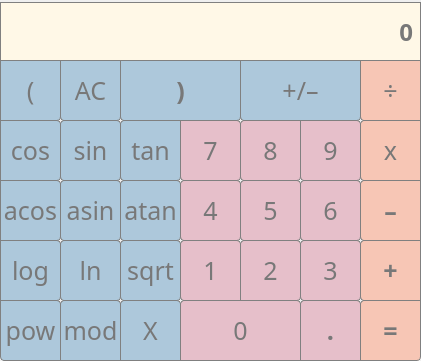
<?xml version="1.0" encoding="UTF-8"?>
<ui version="4.0">
 <class>MainWindow</class>
 <widget class="QMainWindow" name="MainWindow">
  <property name="geometry">
   <rect>
    <x>0</x>
    <y>0</y>
    <width>421</width>
    <height>361</height>
   </rect>
  </property>
  <property name="windowTitle">
   <string>MainWindow</string>
  </property>
  <widget class="QWidget" name="centralwidget">
   <widget class="QLabel" name="input_string">
    <property name="geometry">
     <rect>
      <x>0</x>
      <y>2</y>
      <width>421</width>
      <height>59</height>
     </rect>
    </property>
    <property name="font">
     <font>
      <family>Didot</family>
      <pointsize>18</pointsize>
      <bold>true</bold>
     </font>
    </property>
    <property name="styleSheet">
     <string notr="true">QLabel { 
	background-color: rgb(255, 248, 231);
	color: rgb(120, 120, 120);
 	border: 1px solid  gray;
	border-radius: 6px;
	border-bottom-right-radius: 0px;
	border-bottom-left-radius: 0px;
	border-top-right-radius: 0px;
	border-top-left-radius: 0px;
}</string>
    </property>
    <property name="text">
     <string>0</string>
    </property>
    <property name="alignment">
     <set>Qt::AlignRight|Qt::AlignTrailing|Qt::AlignVCenter</set>
    </property>
   </widget>
   <widget class="QPushButton" name="pushButton_leftbracket">
    <property name="geometry">
     <rect>
      <x>0</x>
      <y>60</y>
      <width>61</width>
      <height>61</height>
     </rect>
    </property>
    <property name="font">
     <font>
      <family>Didot</family>
      <pointsize>19</pointsize>
      <bold>false</bold>
     </font>
    </property>
    <property name="styleSheet">
     <string notr="true">QPushButton {
	border-color: gray;
 	border-width: 1px;
 	border-style: solid;
	border-radius: 4px;
	border-bottom: 1px solid gray;
	border-bottom-left-radius: 0px;
	border-top-left-radius: 0px;
	border-top-right-radius: 0px;
	background-color: rgb(173,200,219);
	color: rgb(120, 120, 120);
}

QPushButton:pressed {
    background-color: qlineargradient(x1: 0, y1: 0, x2: 0, y2: 1,
                                      stop: 0 #dadbde, stop: 1 #f6f7fa);
}</string>
    </property>
    <property name="text">
     <string>(</string>
    </property>
   </widget>
   <widget class="QPushButton" name="pushButton_division">
    <property name="geometry">
     <rect>
      <x>360</x>
      <y>60</y>
      <width>61</width>
      <height>61</height>
     </rect>
    </property>
    <property name="font">
     <font>
      <family>Didot</family>
      <pointsize>19</pointsize>
      <bold>false</bold>
     </font>
    </property>
    <property name="styleSheet">
     <string notr="true">QPushButton {
	border-color: gray;
 	border-width: 1px;
 	border-style: solid;
	border-radius: 4px;
	border-bottom-right-radius: 0px;
	border-top-right-radius: 0px;
	border-top-left-radius: 0px;
	background-color: rgb(247,198,181);
	color: rgb(120, 120, 120);
}

QPushButton:pressed {
    background-color: qlineargradient(x1: 0, y1: 0, x2: 0, y2: 1,
                                      stop: 0 #dadbde, stop: 1 #f6f7fa);
}</string>
    </property>
    <property name="text">
     <string>÷</string>
    </property>
   </widget>
   <widget class="QPushButton" name="pushButton_AC">
    <property name="geometry">
     <rect>
      <x>60</x>
      <y>60</y>
      <width>61</width>
      <height>61</height>
     </rect>
    </property>
    <property name="font">
     <font>
      <family>Didot</family>
      <pointsize>19</pointsize>
      <bold>false</bold>
     </font>
    </property>
    <property name="styleSheet">
     <string notr="true">QPushButton {
	border-color: gray;
 	border-width: 1px;
 	border-style: solid;
	border-radius: 4px;
	border-bottom: 1px solid gray;
	border-top-left-radius: 0px;
	border-top-right-radius: 0px;
	background-color: rgb(173,200,219);
	color: rgb(120, 120, 120);
}

QPushButton:pressed {
    background-color: qlineargradient(x1: 0, y1: 0, x2: 0, y2: 1,
                                      stop: 0 #dadbde, stop: 1 #f6f7fa);
}</string>
    </property>
    <property name="text">
     <string>AC</string>
    </property>
   </widget>
   <widget class="QPushButton" name="pushButton_rightbracket">
    <property name="geometry">
     <rect>
      <x>120</x>
      <y>60</y>
      <width>121</width>
      <height>61</height>
     </rect>
    </property>
    <property name="font">
     <font>
      <family>Didot</family>
      <pointsize>19</pointsize>
      <bold>true</bold>
     </font>
    </property>
    <property name="styleSheet">
     <string notr="true">QPushButton {
	border-color: gray;
 	border-width: 1px;
 	border-style: solid;
	border-radius: 4px;
	border-bottom: 1px solid gray;
	border-top-left-radius: 0px;
	border-top-right-radius: 0px;
	background-color: rgb(173,200,219);
	color: rgb(120, 120, 120);
}

QPushButton:pressed {
    background-color: qlineargradient(x1: 0, y1: 0, x2: 0, y2: 1,
                                      stop: 0 #dadbde, stop: 1 #f6f7fa);
}</string>
    </property>
    <property name="text">
     <string>)</string>
    </property>
   </widget>
   <widget class="QPushButton" name="pushButton_unaryminus">
    <property name="geometry">
     <rect>
      <x>240</x>
      <y>60</y>
      <width>121</width>
      <height>61</height>
     </rect>
    </property>
    <property name="font">
     <font>
      <family>Didot</family>
      <pointsize>19</pointsize>
      <bold>false</bold>
     </font>
    </property>
    <property name="styleSheet">
     <string notr="true">QPushButton {
	border-color: gray;
 	border-width: 1px;
 	border-style: solid;
	border-radius: 4px;
	border-bottom: 1px solid gray;
	border-top-left-radius: 0px;
	border-top-right-radius: 0px;
	background-color: rgb(173,200,219);
	color: rgb(120, 120, 120);
}

QPushButton:pressed {
    background-color: qlineargradient(x1: 0, y1: 0, x2: 0, y2: 1,
                                      stop: 0 #dadbde, stop: 1 #f6f7fa);
}</string>
    </property>
    <property name="text">
     <string>+/–</string>
    </property>
   </widget>
   <widget class="QPushButton" name="pushButton_five">
    <property name="geometry">
     <rect>
      <x>240</x>
      <y>180</y>
      <width>61</width>
      <height>61</height>
     </rect>
    </property>
    <property name="font">
     <font>
      <family>Didot</family>
      <pointsize>19</pointsize>
     </font>
    </property>
    <property name="styleSheet">
     <string notr="true">QPushButton {
	border-color: gray;
 	border-width: 1px;
 	border-style: solid;
	border-radius: 4px;
	background-color: rgb(230,191,202);
	color: rgb(120, 120, 120);
}

QPushButton:pressed {
    background-color: qlineargradient(x1: 0, y1: 0, x2: 0, y2: 1,
                                      stop: 0 #dadbde, stop: 1 #f6f7fa);
}</string>
    </property>
    <property name="text">
     <string>5</string>
    </property>
   </widget>
   <widget class="QPushButton" name="pushButton_minus">
    <property name="geometry">
     <rect>
      <x>360</x>
      <y>180</y>
      <width>61</width>
      <height>61</height>
     </rect>
    </property>
    <property name="font">
     <font>
      <family>Didot</family>
      <pointsize>19</pointsize>
      <bold>true</bold>
     </font>
    </property>
    <property name="styleSheet">
     <string notr="true">QPushButton {
	border-color: gray;
 	border-width: 1px;
 	border-style: solid;
	border-radius: 4px;
	border-bottom-right-radius: 0px;
	border-top-right-radius: 0px;
	background-color: rgb(247,198,181);
	color: rgb(120, 120, 120);
}

QPushButton:pressed {
    background-color: qlineargradient(x1: 0, y1: 0, x2: 0, y2: 1,
                                      stop: 0 #dadbde, stop: 1 #f6f7fa);
}</string>
    </property>
    <property name="text">
     <string>–</string>
    </property>
   </widget>
   <widget class="QPushButton" name="pushButton_seven">
    <property name="geometry">
     <rect>
      <x>180</x>
      <y>120</y>
      <width>61</width>
      <height>61</height>
     </rect>
    </property>
    <property name="font">
     <font>
      <family>Didot</family>
      <pointsize>19</pointsize>
     </font>
    </property>
    <property name="styleSheet">
     <string notr="true">QPushButton {
	border-color: gray;
 	border-width: 1px;
 	border-style: solid;
	border-radius: 4px;
	border-top-left-radius: 0px;
	background-color: rgb(230,191,202);
	color: rgb(120, 120, 120);
}

QPushButton:pressed {
    background-color: qlineargradient(x1: 0, y1: 0, x2: 0, y2: 1,
                                      stop: 0 #dadbde, stop: 1 #f6f7fa);
}</string>
    </property>
    <property name="text">
     <string>7</string>
    </property>
   </widget>
   <widget class="QPushButton" name="pushButton_acos">
    <property name="geometry">
     <rect>
      <x>0</x>
      <y>180</y>
      <width>61</width>
      <height>61</height>
     </rect>
    </property>
    <property name="font">
     <font>
      <family>Didot</family>
      <pointsize>19</pointsize>
      <bold>false</bold>
     </font>
    </property>
    <property name="styleSheet">
     <string notr="true">QPushButton {
	border-color: gray;
 	border-width: 1px;
 	border-style: solid;
	border-radius: 4px;
	border-bottom: 1px solid gray;
	border-bottom-left-radius: 0px;
	border-top-left-radius: 0px;
	background-color: rgb(173,200,219);
	color: rgb(120, 120, 120);
}

QPushButton:pressed {
    background-color: qlineargradient(x1: 0, y1: 0, x2: 0, y2: 1,
                                      stop: 0 #dadbde, stop: 1 #f6f7fa);
}</string>
    </property>
    <property name="text">
     <string>acos</string>
    </property>
   </widget>
   <widget class="QPushButton" name="pushButton_atan">
    <property name="geometry">
     <rect>
      <x>120</x>
      <y>180</y>
      <width>61</width>
      <height>61</height>
     </rect>
    </property>
    <property name="font">
     <font>
      <family>Didot</family>
      <pointsize>19</pointsize>
      <bold>false</bold>
     </font>
    </property>
    <property name="styleSheet">
     <string notr="true">QPushButton {
	border-color: gray;
 	border-width: 1px;
 	border-style: solid;
	border-radius: 4px;
	border-bottom: 1px solid gray;
	background-color: rgb(173,200,219);
	color: rgb(120, 120, 120);
}

QPushButton:pressed {
    background-color: qlineargradient(x1: 0, y1: 0, x2: 0, y2: 1,
                                      stop: 0 #dadbde, stop: 1 #f6f7fa);
}</string>
    </property>
    <property name="text">
     <string>atan</string>
    </property>
   </widget>
   <widget class="QPushButton" name="pushButton_asin">
    <property name="geometry">
     <rect>
      <x>60</x>
      <y>180</y>
      <width>61</width>
      <height>61</height>
     </rect>
    </property>
    <property name="font">
     <font>
      <family>Didot</family>
      <pointsize>19</pointsize>
      <bold>false</bold>
     </font>
    </property>
    <property name="styleSheet">
     <string notr="true">QPushButton {
	border-color: gray;
 	border-width: 1px;
 	border-style: solid;
	border-radius: 4px;
	border-bottom: 1px solid gray;
	background-color: rgb(173,200,219);
	color: rgb(120, 120, 120);
}

QPushButton:pressed {
    background-color: qlineargradient(x1: 0, y1: 0, x2: 0, y2: 1,
                                      stop: 0 #dadbde, stop: 1 #f6f7fa);
}</string>
    </property>
    <property name="text">
     <string>asin</string>
    </property>
   </widget>
   <widget class="QPushButton" name="pushButton_six">
    <property name="geometry">
     <rect>
      <x>300</x>
      <y>180</y>
      <width>61</width>
      <height>61</height>
     </rect>
    </property>
    <property name="font">
     <font>
      <family>Didot</family>
      <pointsize>19</pointsize>
     </font>
    </property>
    <property name="styleSheet">
     <string notr="true">QPushButton {
	border-color: gray;
 	border-width: 1px;
 	border-style: solid;
	border-radius: 4px;
	background-color: rgb(230,191,202);
	color: rgb(120, 120, 120);
}

QPushButton:pressed {
    background-color: qlineargradient(x1: 0, y1: 0, x2: 0, y2: 1,
                                      stop: 0 #dadbde, stop: 1 #f6f7fa);
}</string>
    </property>
    <property name="text">
     <string>6</string>
    </property>
   </widget>
   <widget class="QPushButton" name="pushButton_two">
    <property name="geometry">
     <rect>
      <x>240</x>
      <y>240</y>
      <width>61</width>
      <height>61</height>
     </rect>
    </property>
    <property name="font">
     <font>
      <family>Didot</family>
      <pointsize>19</pointsize>
     </font>
    </property>
    <property name="styleSheet">
     <string notr="true">QPushButton {
	border-color: gray;
 	border-width: 1px;
 	border-style: solid;
	border-radius: 4px;
	border-bottom-left-radius: 0px;
	background-color: rgb(230,191,202);
	color: rgb(120, 120, 120);
}

QPushButton:pressed {
    background-color: qlineargradient(x1: 0, y1: 0, x2: 0, y2: 1,
                                      stop: 0 #dadbde, stop: 1 #f6f7fa);
}</string>
    </property>
    <property name="text">
     <string>2</string>
    </property>
   </widget>
   <widget class="QPushButton" name="pushButton_plus">
    <property name="geometry">
     <rect>
      <x>360</x>
      <y>240</y>
      <width>61</width>
      <height>61</height>
     </rect>
    </property>
    <property name="font">
     <font>
      <family>Didot</family>
      <pointsize>19</pointsize>
      <bold>true</bold>
     </font>
    </property>
    <property name="styleSheet">
     <string notr="true">QPushButton {
	border-color: gray;
 	border-width: 1px;
 	border-style: solid;
	border-radius: 4px;
	border-bottom-right-radius: 0px;
	border-top-right-radius: 0px;
	background-color: rgb(247,198,181);
	color: rgb(120, 120, 120);
}

QPushButton:pressed {
    background-color: qlineargradient(x1: 0, y1: 0, x2: 0, y2: 1,
                                      stop: 0 #dadbde, stop: 1 #f6f7fa);
}</string>
    </property>
    <property name="text">
     <string>+</string>
    </property>
   </widget>
   <widget class="QPushButton" name="pushButton_one">
    <property name="geometry">
     <rect>
      <x>180</x>
      <y>240</y>
      <width>61</width>
      <height>61</height>
     </rect>
    </property>
    <property name="font">
     <font>
      <family>Didot</family>
      <pointsize>19</pointsize>
     </font>
    </property>
    <property name="styleSheet">
     <string notr="true">QPushButton {
	border-color: gray;
 	border-width: 1px;
 	border-style: solid;
	border-radius: 4px;
	border-bottom-right-radius: 0px;
	background-color: rgb(230,191,202);
	color: rgb(120, 120, 120);
}

QPushButton:pressed {
    background-color: qlineargradient(x1: 0, y1: 0, x2: 0, y2: 1,
                                      stop: 0 #dadbde, stop: 1 #f6f7fa);
}</string>
    </property>
    <property name="text">
     <string>1</string>
    </property>
   </widget>
   <widget class="QPushButton" name="pushButton_sqrt">
    <property name="geometry">
     <rect>
      <x>120</x>
      <y>240</y>
      <width>61</width>
      <height>61</height>
     </rect>
    </property>
    <property name="font">
     <font>
      <family>Didot</family>
      <pointsize>19</pointsize>
      <bold>false</bold>
     </font>
    </property>
    <property name="styleSheet">
     <string notr="true">QPushButton {
	border-color: gray;
 	border-width: 1px;
 	border-style: solid;
	border-radius: 4px;
	border-bottom: 1px solid gray;
	background-color: rgb(173,200,219);
	color: rgb(120, 120, 120);
}

QPushButton:pressed {
    background-color: qlineargradient(x1: 0, y1: 0, x2: 0, y2: 1,
                                      stop: 0 #dadbde, stop: 1 #f6f7fa);
}</string>
    </property>
    <property name="text">
     <string>sqrt</string>
    </property>
   </widget>
   <widget class="QPushButton" name="pushButton_log">
    <property name="geometry">
     <rect>
      <x>0</x>
      <y>240</y>
      <width>61</width>
      <height>61</height>
     </rect>
    </property>
    <property name="font">
     <font>
      <family>Didot</family>
      <pointsize>19</pointsize>
      <bold>false</bold>
     </font>
    </property>
    <property name="styleSheet">
     <string notr="true">QPushButton {
	border-color: gray;
 	border-width: 1px;
 	border-style: solid;
	border-radius: 4px;
	border-bottom: 1px solid gray;
	border-bottom-left-radius: 0px;
	border-top-left-radius: 0px;
	background-color: rgb(173,200,219);
	color: rgb(120, 120, 120);
}

QPushButton:pressed {
    background-color: qlineargradient(x1: 0, y1: 0, x2: 0, y2: 1,
                                      stop: 0 #dadbde, stop: 1 #f6f7fa);
}</string>
    </property>
    <property name="text">
     <string>log</string>
    </property>
   </widget>
   <widget class="QPushButton" name="pushButton_ln">
    <property name="geometry">
     <rect>
      <x>60</x>
      <y>240</y>
      <width>61</width>
      <height>61</height>
     </rect>
    </property>
    <property name="font">
     <font>
      <family>Didot</family>
      <pointsize>19</pointsize>
      <bold>false</bold>
     </font>
    </property>
    <property name="styleSheet">
     <string notr="true">QPushButton {
	border-color: gray;
 	border-width: 1px;
 	border-style: solid;
	border-radius: 4px;
	border-bottom: 1px solid gray;
	background-color: rgb(173,200,219);
	color: rgb(120, 120, 120);
}

QPushButton:pressed {
    background-color: qlineargradient(x1: 0, y1: 0, x2: 0, y2: 1,
                                      stop: 0 #dadbde, stop: 1 #f6f7fa);
}</string>
    </property>
    <property name="text">
     <string>ln</string>
    </property>
   </widget>
   <widget class="QPushButton" name="pushButton_three">
    <property name="geometry">
     <rect>
      <x>300</x>
      <y>240</y>
      <width>61</width>
      <height>61</height>
     </rect>
    </property>
    <property name="font">
     <font>
      <family>Didot</family>
      <pointsize>19</pointsize>
     </font>
    </property>
    <property name="styleSheet">
     <string notr="true">QPushButton {
	border-color: gray;
 	border-width: 1px;
 	border-style: solid;
	border-radius: 4px;
	background-color: rgb(230,191,202);
	color: rgb(120, 120, 120);
}

QPushButton:pressed {
    background-color: qlineargradient(x1: 0, y1: 0, x2: 0, y2: 1,
                                      stop: 0 #dadbde, stop: 1 #f6f7fa);
}</string>
    </property>
    <property name="text">
     <string>3</string>
    </property>
   </widget>
   <widget class="QPushButton" name="pushButton_four">
    <property name="geometry">
     <rect>
      <x>180</x>
      <y>180</y>
      <width>61</width>
      <height>61</height>
     </rect>
    </property>
    <property name="font">
     <font>
      <family>Didot</family>
      <pointsize>19</pointsize>
     </font>
    </property>
    <property name="styleSheet">
     <string notr="true">QPushButton {
	border-color: gray;
 	border-width: 1px;
 	border-style: solid;
	border-radius: 4px;
	background-color: rgb(230,191,202);
	color: rgb(120, 120, 120);
}

QPushButton:pressed {
    background-color: qlineargradient(x1: 0, y1: 0, x2: 0, y2: 1,
                                      stop: 0 #dadbde, stop: 1 #f6f7fa);
}</string>
    </property>
    <property name="text">
     <string>4</string>
    </property>
   </widget>
   <widget class="QPushButton" name="pushButton_multiply">
    <property name="geometry">
     <rect>
      <x>360</x>
      <y>120</y>
      <width>61</width>
      <height>61</height>
     </rect>
    </property>
    <property name="font">
     <font>
      <family>Didot</family>
      <pointsize>19</pointsize>
      <bold>false</bold>
     </font>
    </property>
    <property name="styleSheet">
     <string notr="true">QPushButton {
	border-color: gray;
 	border-width: 1px;
 	border-style: solid;
	border-radius: 4px;
	border-bottom-right-radius: 0px;
	border-top-right-radius: 0px;
	background-color: rgb(247,198,181);
	color: rgb(120, 120, 120);
}

QPushButton:pressed {
    background-color: qlineargradient(x1: 0, y1: 0, x2: 0, y2: 1,
                                      stop: 0 #dadbde, stop: 1 #f6f7fa);
}</string>
    </property>
    <property name="text">
     <string>x</string>
    </property>
   </widget>
   <widget class="QPushButton" name="pushButton_eight">
    <property name="geometry">
     <rect>
      <x>240</x>
      <y>120</y>
      <width>61</width>
      <height>61</height>
     </rect>
    </property>
    <property name="font">
     <font>
      <family>Didot</family>
      <pointsize>19</pointsize>
     </font>
    </property>
    <property name="styleSheet">
     <string notr="true">QPushButton {
	border-color: gray;
 	border-width: 1px;
 	border-style: solid;
	border-radius: 4px;
	border-top-right-radius: 0px;
	background-color: rgb(230,191,202);
	color: rgb(120, 120, 120);
}

QPushButton:pressed {
    background-color: qlineargradient(x1: 0, y1: 0, x2: 0, y2: 1,
                                      stop: 0 #dadbde, stop: 1 #f6f7fa);
}</string>
    </property>
    <property name="text">
     <string>8</string>
    </property>
   </widget>
   <widget class="QPushButton" name="pushButton_cos">
    <property name="geometry">
     <rect>
      <x>0</x>
      <y>120</y>
      <width>61</width>
      <height>61</height>
     </rect>
    </property>
    <property name="font">
     <font>
      <family>Didot</family>
      <pointsize>19</pointsize>
      <bold>false</bold>
     </font>
    </property>
    <property name="styleSheet">
     <string notr="true">QPushButton {
	border-color: gray;
 	border-width: 1px;
 	border-style: solid;
	border-radius: 4px;
	border-bottom: 1px solid gray;
	border-bottom-left-radius: 0px;
	border-top-left-radius: 0px;
	background-color: rgb(173,200,219);
	color: rgb(120, 120, 120);
}

QPushButton:pressed {
    background-color: qlineargradient(x1: 0, y1: 0, x2: 0, y2: 1,
                                      stop: 0 #dadbde, stop: 1 #f6f7fa);
}</string>
    </property>
    <property name="text">
     <string>cos</string>
    </property>
   </widget>
   <widget class="QPushButton" name="pushButton_tan">
    <property name="geometry">
     <rect>
      <x>120</x>
      <y>120</y>
      <width>61</width>
      <height>61</height>
     </rect>
    </property>
    <property name="font">
     <font>
      <family>Didot</family>
      <pointsize>19</pointsize>
      <bold>false</bold>
     </font>
    </property>
    <property name="styleSheet">
     <string notr="true">QPushButton {
	border-color: gray;
 	border-width: 1px;
 	border-style: solid;
	border-radius: 4px;
	border-bottom: 1px solid gray;
	border-top-right-radius: 0px;
	background-color: rgb(173,200,219);
	color: rgb(120, 120, 120);
}

QPushButton:pressed {
    background-color: qlineargradient(x1: 0, y1: 0, x2: 0, y2: 1,
                                      stop: 0 #dadbde, stop: 1 #f6f7fa);
}</string>
    </property>
    <property name="text">
     <string>tan</string>
    </property>
   </widget>
   <widget class="QPushButton" name="pushButton_sin">
    <property name="geometry">
     <rect>
      <x>60</x>
      <y>120</y>
      <width>61</width>
      <height>61</height>
     </rect>
    </property>
    <property name="font">
     <font>
      <family>Didot</family>
      <pointsize>19</pointsize>
      <bold>false</bold>
     </font>
    </property>
    <property name="styleSheet">
     <string notr="true">QPushButton {
	border-color: gray;
 	border-width: 1px;
 	border-style: solid;
	border-radius: 4px;
	border-bottom: 1px solid gray;
	background-color: rgb(173,200,219);
	color: rgb(120, 120, 120);
}

QPushButton:pressed {
    background-color: qlineargradient(x1: 0, y1: 0, x2: 0, y2: 1,
                                      stop: 0 #dadbde, stop: 1 #f6f7fa);
}</string>
    </property>
    <property name="text">
     <string>sin</string>
    </property>
   </widget>
   <widget class="QPushButton" name="pushButton_nine">
    <property name="geometry">
     <rect>
      <x>300</x>
      <y>120</y>
      <width>61</width>
      <height>61</height>
     </rect>
    </property>
    <property name="font">
     <font>
      <family>Didot</family>
      <pointsize>19</pointsize>
     </font>
    </property>
    <property name="styleSheet">
     <string notr="true">QPushButton {
	border-color: gray;
 	border-width: 1px;
 	border-style: solid;
	border-radius: 4px;
	border-top-left-radius: 0px;
	background-color: rgb(230,191,202);
	color: rgb(120, 120, 120);
}

QPushButton:pressed {
    background-color: qlineargradient(x1: 0, y1: 0, x2: 0, y2: 1,
                                      stop: 0 #dadbde, stop: 1 #f6f7fa);
}</string>
    </property>
    <property name="text">
     <string>9</string>
    </property>
   </widget>
   <widget class="QPushButton" name="pushButton_equally">
    <property name="geometry">
     <rect>
      <x>360</x>
      <y>300</y>
      <width>61</width>
      <height>61</height>
     </rect>
    </property>
    <property name="font">
     <font>
      <family>Didot</family>
      <pointsize>19</pointsize>
      <bold>true</bold>
     </font>
    </property>
    <property name="styleSheet">
     <string notr="true">QPushButton {
	border-color: gray;
 	border-width: 1px;
 	border-style: solid;
	border-radius: 4px;
	border-bottom-left-radius: 0px;
	border-top-right-radius: 0px;
	background-color: rgb(247,198,181);
	color: rgb(120, 120, 120);
}

QPushButton:pressed {
    background-color: qlineargradient(x1: 0, y1: 0, x2: 0, y2: 1,
                                      stop: 0 #dadbde, stop: 1 #f6f7fa);
}</string>
    </property>
    <property name="text">
     <string>=</string>
    </property>
   </widget>
   <widget class="QPushButton" name="pushButton_zero">
    <property name="geometry">
     <rect>
      <x>180</x>
      <y>300</y>
      <width>121</width>
      <height>61</height>
     </rect>
    </property>
    <property name="font">
     <font>
      <family>Didot</family>
      <pointsize>19</pointsize>
     </font>
    </property>
    <property name="styleSheet">
     <string notr="true">QPushButton {
	border-color: gray;
 	border-width: 1px;
 	border-style: solid;
	border-radius: 4px;
	border-bottom: 1px solid gray;
	border-bottom-right-radius: 0px;
	border-bottom-left-radius: 0px;
	background-color: rgb(230,191,202);
	color: rgb(120, 120, 120);
}

QPushButton:pressed {
    background-color: qlineargradient(x1: 0, y1: 0, x2: 0, y2: 1,
                                      stop: 0 #dadbde, stop: 1 #f6f7fa);
}</string>
    </property>
    <property name="text">
     <string>0</string>
    </property>
   </widget>
   <widget class="QPushButton" name="pushButton_mod">
    <property name="geometry">
     <rect>
      <x>60</x>
      <y>300</y>
      <width>61</width>
      <height>61</height>
     </rect>
    </property>
    <property name="font">
     <font>
      <family>Didot</family>
      <pointsize>19</pointsize>
      <bold>false</bold>
     </font>
    </property>
    <property name="styleSheet">
     <string notr="true">QPushButton {
	border-color: gray;
 	border-width: 1px;
 	border-style: solid;
	border-radius: 4px;
	border-bottom: 1px solid gray;
	border-bottom-right-radius: 0px;
	border-bottom-left-radius: 0px;
	background-color: rgb(173,200,219);
	color: rgb(120, 120, 120);
}

QPushButton:pressed {
    background-color: qlineargradient(x1: 0, y1: 0, x2: 0, y2: 1,
                                      stop: 0 #dadbde, stop: 1 #f6f7fa);
}</string>
    </property>
    <property name="text">
     <string>mod</string>
    </property>
   </widget>
   <widget class="QPushButton" name="pushButton_X">
    <property name="geometry">
     <rect>
      <x>120</x>
      <y>300</y>
      <width>61</width>
      <height>61</height>
     </rect>
    </property>
    <property name="font">
     <font>
      <family>Didot</family>
      <pointsize>19</pointsize>
      <bold>false</bold>
     </font>
    </property>
    <property name="styleSheet">
     <string notr="true">QPushButton {
	border-color: gray;
 	border-width: 1px;
 	border-style: solid;
	border-radius: 4px;
	border-bottom: 1px solid gray;
	border-bottom-right-radius: 0px;
	border-bottom-left-radius: 0px;
	background-color: rgb(173,200,219);
	color: rgb(120, 120, 120);
}

QPushButton:pressed {
    background-color: qlineargradient(x1: 0, y1: 0, x2: 0, y2: 1,
                                      stop: 0 #dadbde, stop: 1 #f6f7fa);
}</string>
    </property>
    <property name="text">
     <string>X</string>
    </property>
   </widget>
   <widget class="QPushButton" name="pushButton_pow">
    <property name="geometry">
     <rect>
      <x>0</x>
      <y>300</y>
      <width>61</width>
      <height>61</height>
     </rect>
    </property>
    <property name="font">
     <font>
      <family>Didot</family>
      <pointsize>19</pointsize>
      <bold>false</bold>
     </font>
    </property>
    <property name="styleSheet">
     <string notr="true">QPushButton {
	border-color: gray;
 	border-width: 1px;
 	border-style: solid;
	border-radius: 4px;
	border-bottom: 1px solid gray;
	border-bottom-right-radius: 0px;
	border-top-left-radius: 0px;
	background-color: rgb(173,200,219);
	color: rgb(120, 120, 120);
}

QPushButton:pressed {
    background-color: qlineargradient(x1: 0, y1: 0, x2: 0, y2: 1,
                                      stop: 0 #dadbde, stop: 1 #f6f7fa);
}</string>
    </property>
    <property name="text">
     <string>pow</string>
    </property>
   </widget>
   <widget class="QPushButton" name="pushButton_dot">
    <property name="geometry">
     <rect>
      <x>300</x>
      <y>300</y>
      <width>61</width>
      <height>61</height>
     </rect>
    </property>
    <property name="font">
     <font>
      <family>Didot</family>
      <pointsize>19</pointsize>
      <bold>true</bold>
     </font>
    </property>
    <property name="styleSheet">
     <string notr="true">QPushButton {
	border-color: gray;
 	border-width: 1px;
 	border-style: solid;
	border-radius: 4px;
	border-bottom-right-radius: 0px;
	border-bottom-left-radius: 0px;
	background-color: rgb(230,191,202);
	color: rgb(120, 120, 120);
}

QPushButton:pressed {
    background-color: qlineargradient(x1: 0, y1: 0, x2: 0, y2: 1,
                                      stop: 0 #dadbde, stop: 1 #f6f7fa);
}</string>
    </property>
    <property name="text">
     <string>.</string>
    </property>
   </widget>
  </widget>
 </widget>
 <resources/>
 <connections/>
</ui>
